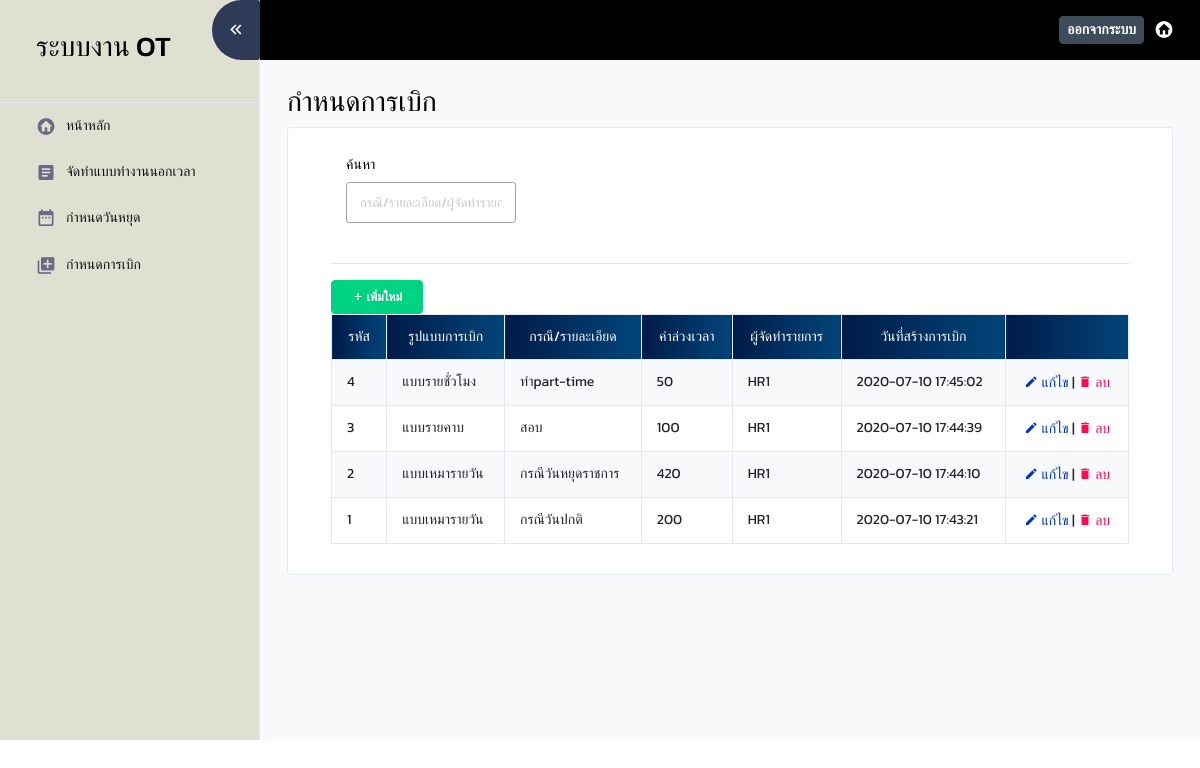
Screenshot of /php/pages/ot_type.php (signed in) with the database file from the repository.
### tables this page shows
CREATE TABLE `ot_type` (
  `OTTYPE_ID` int(11) NOT NULL,
  `OT_TYPE` int(1) NOT NULL,
  `OTTYPE_NAME` varchar(255) NOT NULL,
  `OTTYPE_RATE` int(11) NOT NULL,
  `CREATE_BY` varchar(255) NOT NULL,
  `CREATE_DATE` datetime NOT NULL,
  `CREATE_ID` int(10) NOT NULL
);

### php/pages/ot_type.php (the view, shortened to what this page needs)
<?php
    require_once '../otType.php';
    $userID = $_SESSION['login_userID'];
?>
<!DOCTYPE html>
<html lang="en">
<head>
    <link rel="stylesheet" href="../../assets/vendors/mdi/css/materialdesignicons.min.css">
    <link rel="stylesheet" href="../../assets/vendors/css/vendor.bundle.base.css">
    <link rel="stylesheet" href="../../assets/css/style.css" />
</head>
<body>
    <div class="container-scroller">
        <nav class="sidebar sidebar-offcanvas" id="sidebar">
            <ul class="nav">
                <li class="nav-item border-bottom">
                    <div class="nav-item-head">
                        <h3 href="#">ระบบงาน OT</h3>
                    </div>
                </li>
                <li class="nav-item">
                    <a class="nav-link" href="index.php">
                        <i class="mdi mdi-home-circle menu-icon"></i>
                        <span class="menu-title">หน้าหลัก</span>
                    </a>
                </li>
                <li class="nav-item">
                    <a class="nav-link" href="ot.php">
                        <i class="mdi mdi-file-document-box menu-icon"></i>
                        <span class="menu-title">จัดทำแบบทำงานนอกเวลา</span>
                    </a>
                </li>
                <li class="nav-item">
                    <a class="nav-link" href="holiday.php">
                        <i class="mdi mdi-calendar-range menu-icon"></i>
                        <span class="menu-title">กำหนดวันหยุด</span>
                    </a>
                </li>
                <li class="nav-item">
                    <a class="nav-link" href="#">
                        <i class="mdi mdi-library-plus menu-icon"></i>
                        <span class="menu-title">กำหนดการเบิก</span>
                    </a>
                </li>
            </ul>
        </nav>
        <div class="container-fluid page-body-wrapper">
            <nav class="navbar default-layout-navbar col-lg-12 col-12 p-0 fixed-top d-flex flex-row">
                <div class="navbar-menu-wrapper d-flex align-items-stretch">
                    <button class="navbar-toggler navbar-toggler align-self-center" type="button"
                        data-toggle="minimize">
                        <span class="mdi mdi-chevron-double-left"></span>
                    </button>
                    <ul class="navbar-nav navbar-nav-right">
                        <li class="nav-item nav-logout d-none d-md-block">
                            <a href="index.php?logout='1'" class="btn btn-sm btn-dark">ออกจากระบบ</a>
                        </li>
                        <li class="nav-item nav-logout d-none d-lg-block">
                            <a class="nav-link" href="index.php">
                                <i class="mdi mdi-home-circle"></i>
                            </a>
                        </li>
                    </ul>
                </div>
            </nav>
            <div class="main-panel">
                <div class="content-wrapper">
                    <div class="page-header">
                        <h3 class="page-title">กำหนดการเบิก</h3>
                    </div>
                    <div class="row">
                        <div class="col-lg-12 grid-margin">
                            <div class="card">
                                <div class="card-body">
                                    <div class="container">
                                        <div class="table-project">
                                            <div class="col-sm-12">
                                                <form method="post">
                                                    <div class="row">
                                                        <div class="col-sm-3">
                                                            <div class="form-group">
                                                                <label>ค้นหา</label>
                                                                <input type="text" name="search" id="search_text"
                                                                    class="form-control form-control-sm border border-secondary"
                                                                    placeholder="กรณี/รายละเอียด/ผู้จัดทำรายการ">
                                                            </div>
                                                        </div>
                                                    </div>
                                                </form>
                                            </div>
                                        </div>
                                        <hr>
                                        <div class="btn-select">
                                            <button type="button" name="btn-add" id="btn-add" method="POST"
                                                class="mdi mdi-plus btn btn-success" data-toggle="modal"
                                                data-target="#modalAdd" href="../otType.php">
                                                เพิ่มใหม่</button>
                                        </div>
                                        <?php
                                            if(isset($_POST["search"])) {
                                                $search = trim($_POST["search"]);
                                                $sql = "SELECT * FROM ot_type
                                                  WHERE (OTTYPE_NAME LIKE '%".$search."%' AND CREATE_ID = $userID) OR (CREATE_ฺBY LIKE '%".$search."%' AND CREATE_ID = $userID) ORDER BY CREATE_DATE DESC";
                                              } else {
                                                $sql = "SELECT * FROM ot_type WHERE CREATE_ID = $userID ORDER BY CREATE_DATE DESC";
                                              }
                                            if($result = mysqli_query($conn, $sql)) {
                                                if(mysqli_num_rows($result) > 0) {
                                                    echo "<table class='table table-striped table-bordered' id='table-data'>";
                                                        echo "<thead>";
                                                            echo "<tr class='bg-primary text-white text-center'>";
                                                                echo "<th>รหัส</th>";
                                                                echo "<th>รูปแบบการเบิก</th>";
                                                                echo "<th>กรณี/รายละเอียด</th>";
                                                                echo "<th>ค่าล่วงเวลา</th>";
                                                                echo "<th>ผู้จัดทำรายการ</th>";
                                                                echo "<th>วันที่สร้างการเบิก</th>";
                                                                echo "<th></th>";
                                                            echo "</tr>";
                                                        echo "</thead>";
                                                        echo "<tbody>";
                                                        while($row = mysqli_fetch_array($result)){
                                                            if($row['OT_TYPE'] == 1){
                                                                $ot_type = 'แบบเหมารายวัน';
                                                            } elseif($row['OT_TYPE'] == 2){
                                                                $ot_type = 'แบบรายคาบ';
                                                            } elseif($row['OT_TYPE'] == 3){
                                                                $ot_type = 'แบบรายชั่วโมง';
                                                            }
                                                            echo "<tr>";
                                                                echo "<td>" . $row['OTTYPE_ID'] . "</td>";
                                                                echo "<td>" . $ot_type . "</td>";
                                                                echo "<td>" . $row['OTTYPE_NAME'] . "</td>";
                                                                echo "<td>" . $row['OTTYPE_RATE'] . "</td>";
                                                                echo "<td>" . $row['CREATE_BY'] . "</td>";
                                                                echo "<td>" . $row['CREATE_DATE'] . "</td>";
                                                                echo " <td align='center'>";
                                                                    echo "<a type='button' id='edit' class='edit text-primary'
                                                                    data-id=" . $row['OTTYPE_ID'] . "
                                                                    data-name=" . $row['OTTYPE_NAME'] . "
                                                                    data-rate=" . $row['OTTYPE_RATE'] . "
                                                                    data-create-by=" . $row['CREATE_BY'] . "
                                                                    data-ot-type=" . $row['OT_TYPE'] . "
                                                                    ><i class='mdi mdi-pencil'></i> แก้ไข</a> ";
                                                                    echo "|";
                                                                    echo " <a name='deleteOttype' href='../otType.php?deleteOttype=" . $row['OTTYPE_ID'] . "' class='text-danger'
                                                                    onClick='return checkDelete();'><i
                                                                        class='mdi mdi-delete'></i> ลบ</a>";
                                                                echo "</td>";
                                                            echo "</tr>";
                                                        }
                                                        echo "</tbody>";
                                                    echo "</table>";
                                                } else {
                                                    echo "<p class='lead'><em>No records were found.</em></p>";
                                                }
                                            }
                                        ?>
                                    </div>
                                </div>
                            </div>
                        </div>
                    </div>
                </div>
            </div>
        </div>
    </div>
</body>
</html>

### rows the page displays
ot_type: OTTYPE_ID "4", OT_TYPE "แบบรายชั่วโมง", OTTYPE_NAME "ทำpart-time", OTTYPE_RATE "50", CREATE_BY "HR1", CREATE_DATE "2020-07-10 17:45:02"
ot_type: OTTYPE_ID "3", OT_TYPE "แบบรายคาบ", OTTYPE_NAME "สอบ", OTTYPE_RATE "100", CREATE_BY "HR1", CREATE_DATE "2020-07-10 17:44:39"
ot_type: OTTYPE_ID "2", OT_TYPE "แบบเหมารายวัน", OTTYPE_NAME "กรณีวันหยุดราชการ", OTTYPE_RATE "420", CREATE_BY "HR1", CREATE_DATE "2020-07-10 17:44:10"
ot_type: OTTYPE_ID "1", OT_TYPE "แบบเหมารายวัน", OTTYPE_NAME "กรณีวันปกติ", OTTYPE_RATE "200", CREATE_BY "HR1", CREATE_DATE "2020-07-10 17:43:21"
